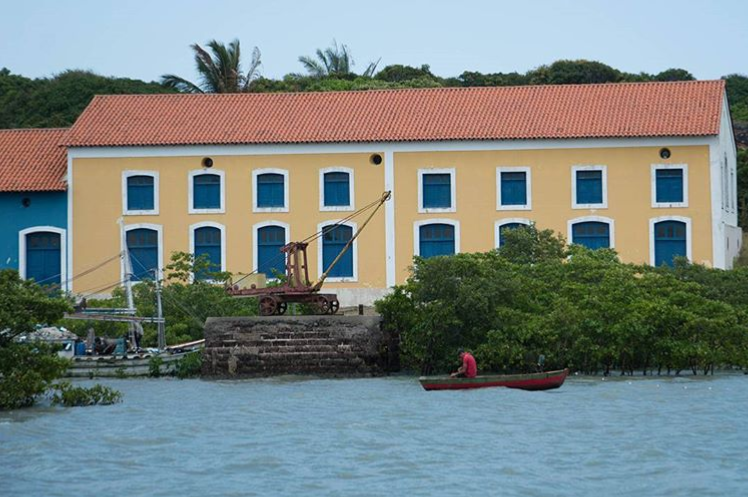
#> input picture Códigos/navioescola.png, 748 x 497 px
$ jupyter execute '8.3.1. Visualizando os canais de cor de uma imagem.ipynb'
#> lines starting #> are read from the running program, lines starting #| are printed output that depends on the picture
[cell 1]
import cv2
import numpy as np
from matplotlib import pyplot as plt
imagem = cv2.imread('navioescola.png') # lendo imagem em RGB
#> imagem is the input picture: shape (497, 748, 3); mean B, G, R 130.1, 132.2, 121.5
x,y,z=imagem.shape #encontrando tamanho da imagem
#> x = 497; y = 748; z = 3
zeros=np.zeros((x,y), dtype = "uint8") #matriz de zeros do tamanho da imagem
(vermelho, verde, azul) = cv2.split(imagem) #separando os canais R, G e B
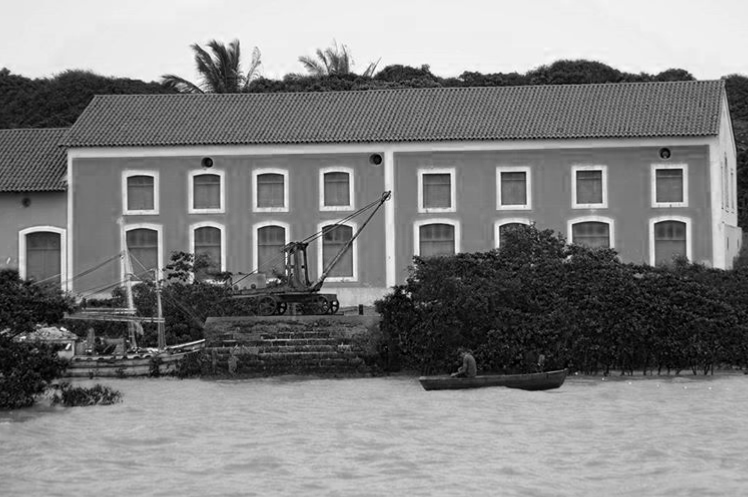
#> vermelho: shape (497, 748); min 0, max 255, mean 130.1
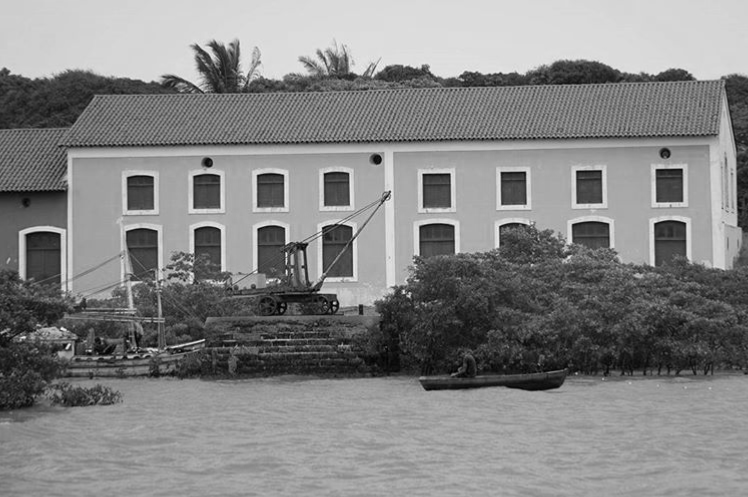
#> verde: shape (497, 748); min 1, max 249, mean 132.2
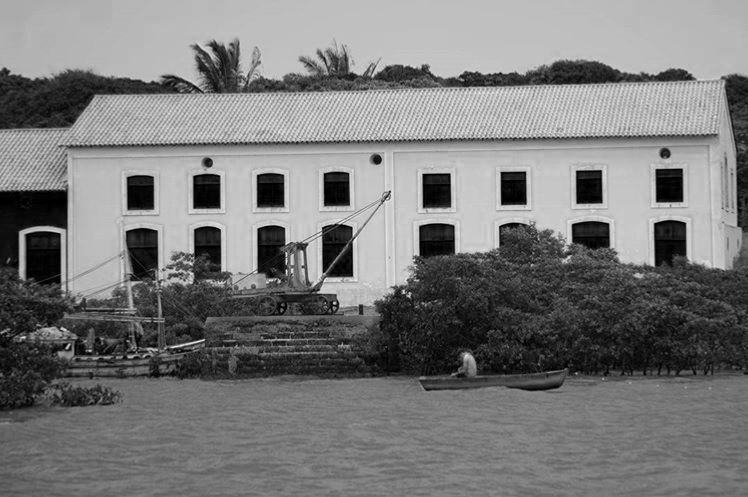
#> azul: shape (497, 748); min 0, max 249, mean 121.5
# Gerando as imagens de apenas um canal por vez
imvermelho=cv2.merge([vermelho, zeros, zeros]) #canal vermelho
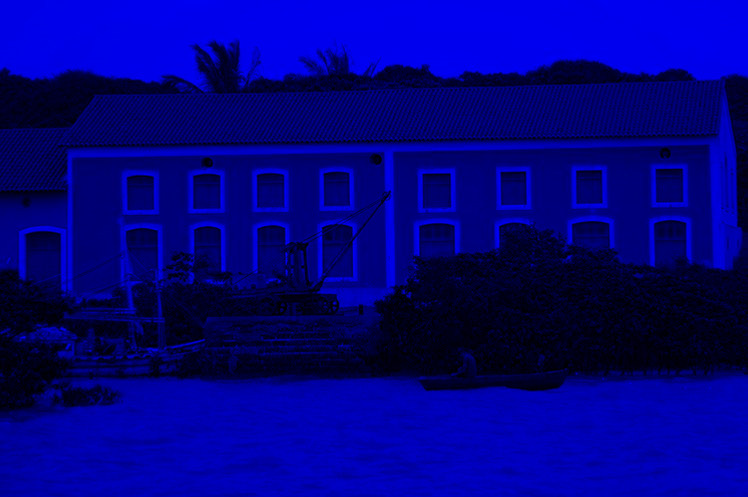
#> imvermelho: shape (497, 748, 3); mean of channels 0, 1, 2 130.1, 0, 0; drawn as B, G, R
imverde=cv2.merge([zeros, verde, zeros]) #canal verde
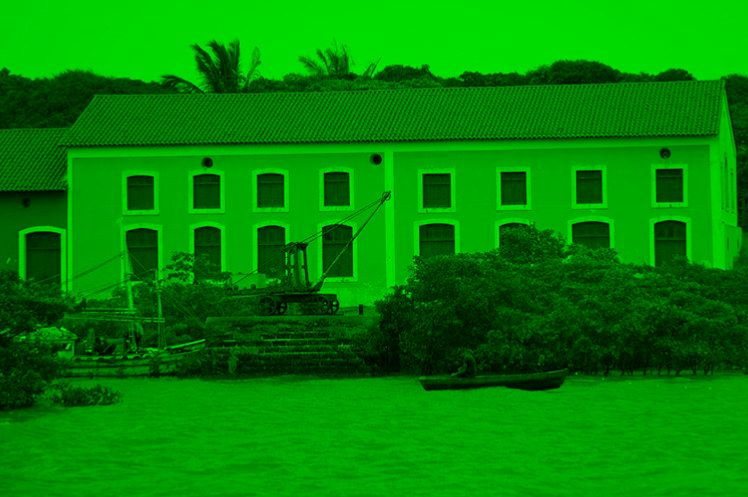
#> imverde: shape (497, 748, 3); mean of channels 0, 1, 2 0, 132.2, 0; drawn as B, G, R
imazul=cv2.merge([zeros, zeros, azul]) #canal azul
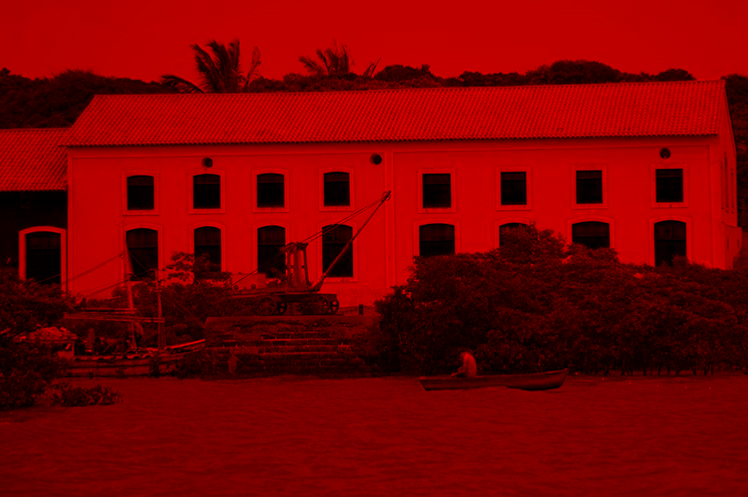
#> imazul: shape (497, 748, 3); mean of channels 0, 1, 2 0, 0, 121.5; drawn as B, G, R
plt.figure(figsize=(15,10))
plt.subplot (1,3,1)
plt.imshow(imvermelho)
plt.title('Canal vermelho'),plt.xticks([]), plt.yticks([])
plt.subplot (1,3,2)
plt.imshow(imverde)
plt.title('Canal verde'),plt.xticks([]), plt.yticks([])
plt.subplot (1,3,3)
plt.imshow(imazul)
plt.title('Canal azul'),plt.xticks([]), plt.yticks([])
plt.show()

$ run again, with Códigos/indiano.png copied over Códigos/navioescola.png
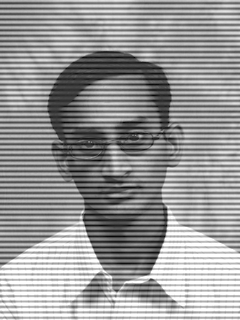
#> input picture Códigos/indiano.png, 240 x 320 px
#> imagem is the input picture: shape (320, 240, 3); min 1, max 255, mean 151.2
#> `imazul=cv2.merge([zeros, zeros, azul])`:
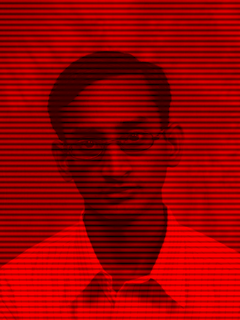
#> imazul: shape (320, 240, 3); mean of channels 0, 1, 2 0, 0, 151.2; drawn as B, G, R
#> `plt.show()`:
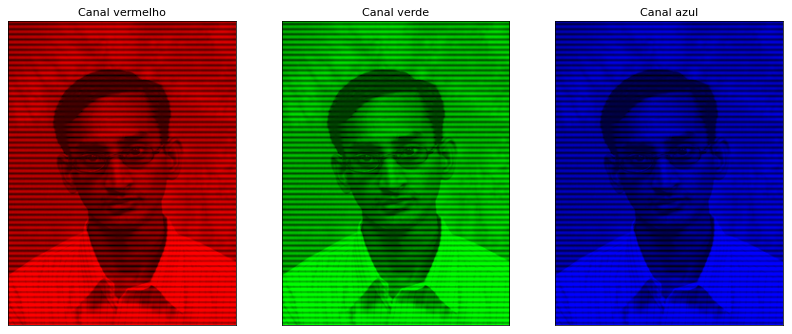
#> figure drawn by matplotlib, 3 panels
